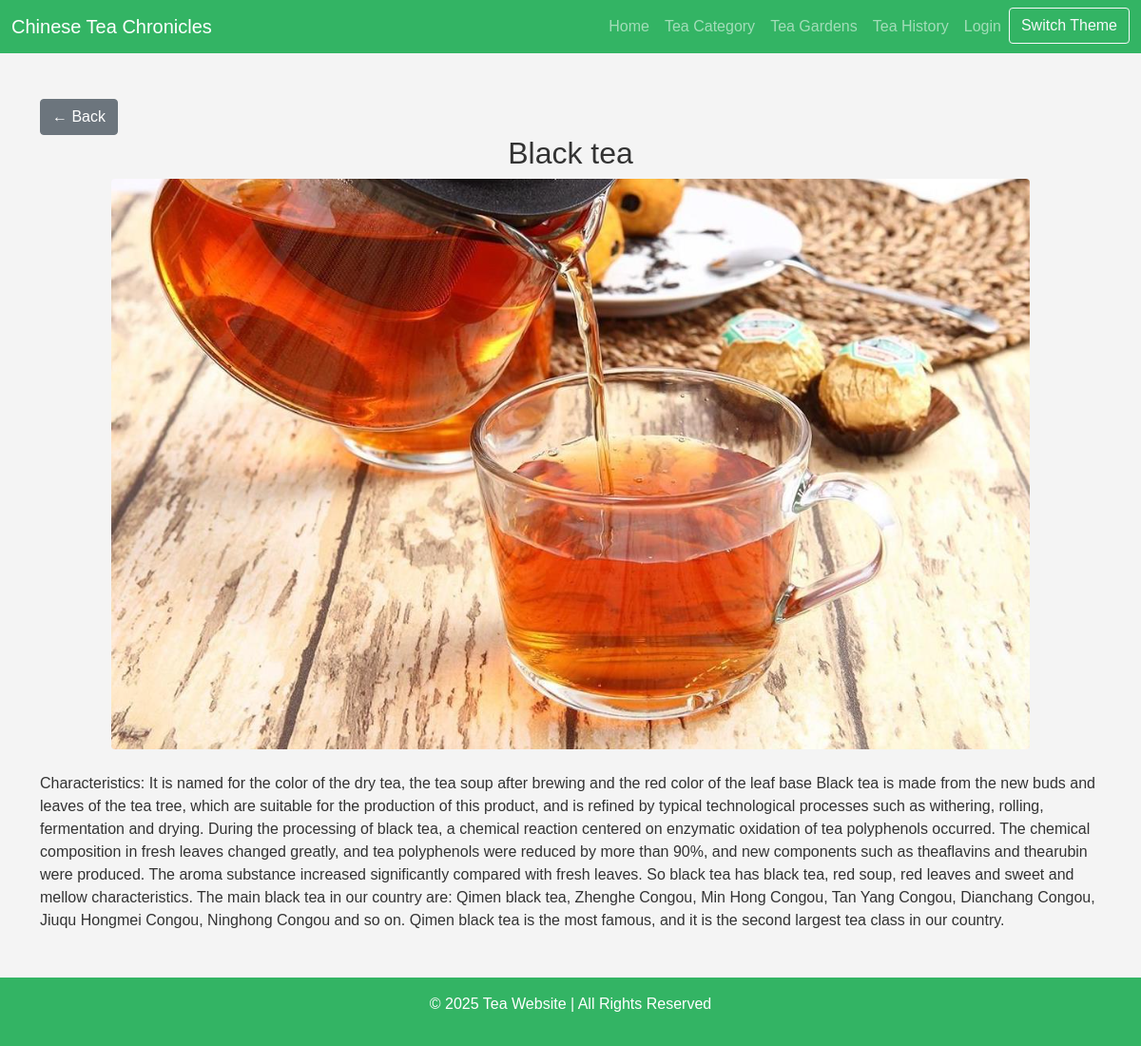
The page /tea-category/1/ on the database its author committed.
### core/models.py (models this page shows, shortened)
class Tea(models.Model):
    name = models.CharField(max_length=200)
    description = models.TextField()
    image = models.ImageField(upload_to='tea_images/', null=True, blank=True)  # Add image field for tea
    created_at = models.DateTimeField(default=datetime.datetime.now)  # Set default to current time

### core/views.py (the view)
# urls.py: path('tea-category/<int:pk>/', views.tea_detail, name='tea_detail'),
def tea_detail(request, pk):
    tea = get_object_or_404(Tea, pk=pk)
    return render(request, 'tea_detail.html', {'tea': tea})

### core/templates/tea_detail.html (shortened to what this page needs)
{% extends 'base.html' %}
{% block content %}
<div class="container mt-5">
    <div class="text-left mt-4">
        <button class="btn btn-secondary" onclick="history.back()">← Back</button>
    </div>
    <h2 class="text-center">{{ tea.name }}</h2>
    {% if tea.image %}
        <img src="{{ tea.image.url }}" class="img-fluid rounded mx-auto d-block mb-4" alt="{{ tea.name }}">
    {% endif %}
    <p>{{ tea.description }}</p>
</div>
{% endblock %}

### core/templates/base.html (style rules this page uses)
body { background-color: #f4f4f4; color: #333; font-family: Arial, sans-serif; }

### rows shown on the page
Tea: name "Black tea", image (picture), description "Characteristics: It is named for the color of the dry tea, the tea soup after brewing and the red color of the leaf base Black tea is made from the new buds and leaves of the tea tree, which are suitable for the production of this product, and is refined by typical technological processes such as withering, rolling, fermentation and drying. During the processing of black tea, a chemical reaction centered on enzymatic oxidation of tea polyphenols occurred. The chemical composition in fresh leaves changed greatly, and tea polyphenols were reduced by more than 90%, and new components such as theaflavins and thearubin were produced. The aroma substance increased significantly compared with…"
